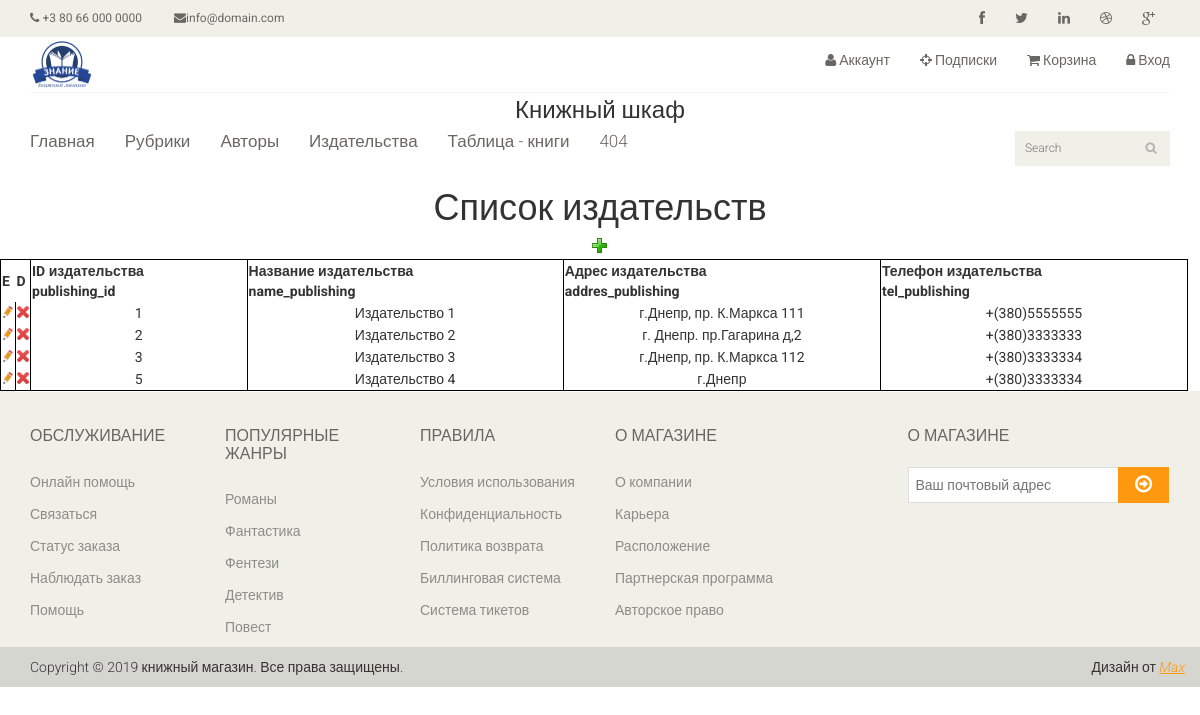
Page /publishing/index.php on the committed database.
### tables this page shows
CREATE TABLE `t_publishing` (
  `publishing_id` int(11) NOT NULL COMMENT 'id издательства',
  `name_publishing` varchar(512) NOT NULL COMMENT 'Название издательства',
  `addres_publishing` varchar(512) NOT NULL,
  `tel_publishing` varchar(15) NOT NULL
);

### app/apps.php (called while the page is built, shortened)
    </script><?
abstract class baseClass
{
    protected $table;
    protected $quontity;
    protected $page;
    public function readTable()
    {
        if (!empty ($_POST['page'])) $this->page = $_POST['page']; else $this->page = 0;
        if (!empty ($_POST['quontity'])) $this->quontity = $_POST['quontity']; else $this->quontity = 25;
        $sql_queryes = "SELECT * FROM `{$this->table}` LIMIT :page, :quontity ;";
        try {
            $queryes = $this->pdo->prepare($sql_queryes);
            $queryes->execute(array(':page' => $this->page, ':quontity' => $this->quontity));
        } catch (PDOException $e) {
            echo 'Подключение не удалось: ' . $e->getMessage();
            die();
        }
    }
}

### publishing/publishing.php (the view, shortened to what this page needs)
<?php
require $_SERVER['DOCUMENT_ROOT'] . "/app/apps.php";
class publishing extends baseClass
{
    public function __construct()
    {
        include $_SERVER['DOCUMENT_ROOT'] . "/bd/pdoconnect.php";
        $this->pdo= $pdo;
        $this->table = 't_publishing';
        $this->readTable();
    }
    public function viewAll()
    {   $table = "";
        foreach ($this->Publishing() as $value){
            $table .= "<tr><form name='publ' action='edit.php'  method='post'>
                     <input type='hidden' name='publishing_id' value = '{$value['publishing_id']}' >
                    <td style='text-align: center; border-left: 1px solid black; '><input type='image' src='/images/edit.png' width='12' name='edit' alt='Редактировать'></td>
                    <td style='text-align: center; border-left: 1px solid black; '><input type='image' src='/images/delete.png' width='12' name='delete' alt='Удалить'></td>
                    <td style='text-align: center; border-left: 1px solid black; '>{$value['publishing_id']}</td>
                    <td style='text-align: center; border-left: 1px solid black; '>{$value['name_publishing']}</td>
                    <td style='text-align: center; border-left: 1px solid black; '>{$value['addres_publishing']}</td>
                    <td style='text-align: center; border-left: 1px solid black; '>{$value['tel_publishing']}</td>
                    </form></tr>";
        }
        $header = "<tr>
                    <th style='width: 10px; border-left: 1px solid black; '>E</th>
                    <th style='width: 10px;'>D</th>
                    <th style='border-left: 1px solid black; '>ID издательства<br>publishing_id</th>
                    <th style='border-left: 1px solid black; '>Название издательства<br>name_publishing</th>
                    <th style='border-left: 1px solid black; '>Адрес издательства<br>addres_publishing</th>
                    <th style='border-left: 1px solid black; '>Телефон издательства<br>tel_publishing</th>
                </tr>";
        $Publishing= "<table style='width:99%; border: 1px solid black; '>" . $header . $table . "</table>";
        return $Publishing;
    }
    public function Publishing()
    {
        if ($this->properties)
        {
            foreach ( $this->properties as $value) {
                $publishing[$value['publishing_id']] = array ( 'publishing_id'=>$value['publishing_id'],
                                                            'name_publishing'=>$value['name_publishing'],
                                                            'addres_publishing'=>$value['addres_publishing'] ,
                                                            'tel_publishing'=>$value['tel_publishing'] );
            }
        } else { echo "<br>this->properties пуст";}
     return $publishing;
    }
}

### css/main.css (style rules this page uses)
body { font-family: 'Roboto', sans-serif; background:; position: relative; font-weight:400px; }

### rows in the picture
t_publishing: publishing_id "1", name_publishing "Издательство 1", addres_publishing "г.Днепр, пр. К.Маркса 111", tel_publishing "+(380)5555555"
t_publishing: publishing_id "2", name_publishing "Издательство 2", addres_publishing "г. Днепр. пр.Гагарина д,2", tel_publishing "+(380)3333333"
t_publishing: publishing_id "3", name_publishing "Издательство 3", addres_publishing "г.Днепр, пр. К.Маркса 112", tel_publishing "+(380)3333334"
t_publishing: publishing_id "5", name_publishing "Издательство 4", addres_publishing "г.Днепр", tel_publishing "+(380)3333334"
